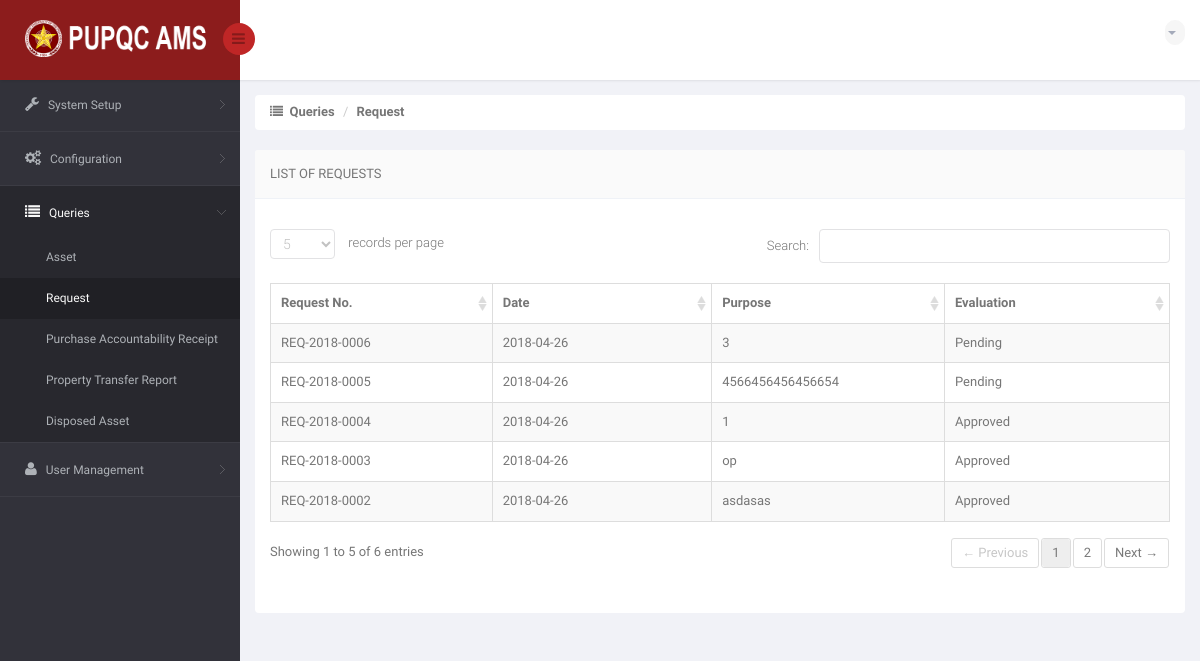
The page /DIR/Administrator/ADRequest.php (signed in) on the database as committed earlier.
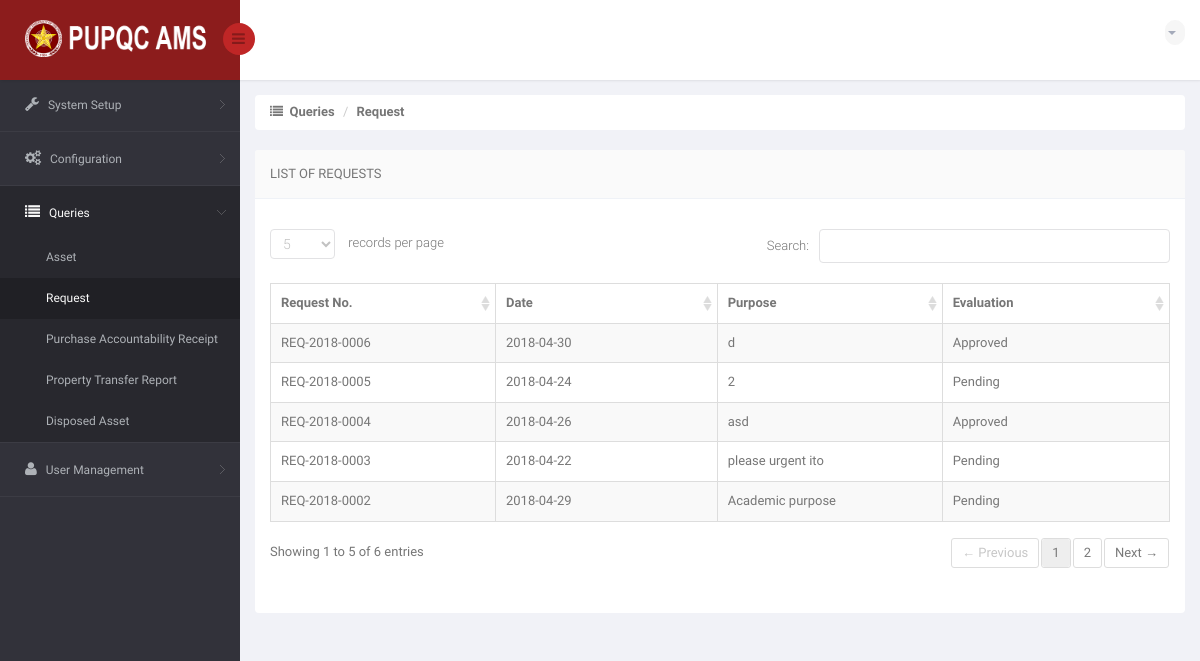
The same page on the database as committed later.
### tables this page shows
CREATE TABLE `ams_t_user_request_summary` (
  `URS_ID` int(11) NOT NULL,
  `URS_NO` varchar(15) NOT NULL,
  `URS_REQUEST_DATE` date NOT NULL,
  `URS_PURPOSE` varchar(350) NOT NULL,
  `URS_STATUS_TO_PO` varchar(25) NOT NULL DEFAULT 'Pending',
  `URS_APPROVED_DATE` date DEFAULT NULL,
  `URS_REJECT_DATE` date DEFAULT NULL,
  `URS_REMARKS` varchar(350) DEFAULT NULL,
  `URS_URGENT_DATE` date NOT NULL,
  `URS_URGENT_TYPE` varchar(25) NOT NULL,
  `URS_VIEW_BY_USER` int(11) NOT NULL DEFAULT '0',
  `URS_VIEW_BY_PO` int(11) NOT NULL DEFAULT '0',
  `URS_VIEW_BY_USER_MAIN` int(11) NOT NULL DEFAULT '0',
  `URS_VIEW_CLICKED` int(11) NOT NULL DEFAULT '0',
  `URS_VIEW_BY_PO_URGENT` int(11) NOT NULL DEFAULT '0',
  `URS_VIEW_CLICKED_URGENT` int(11) NOT NULL DEFAULT '0'
);

### DIR/Administrator/ADRequest.php (the view, shortened to what this page needs)
<!DOCTYPE html>
<html lang="en">
<head>
    <link href="../../bs3/css/bootstrap.min.css" rel="stylesheet">
    <link href="../../css/bootstrap-reset.css" rel="stylesheet">
    <link href="../../font-awesome/css/font-awesome.css" rel="stylesheet" />
    <link href="../../js/advanced-datatable/css/demo_page.css" rel="stylesheet" />
    <link href="../../js/advanced-datatable/css/demo_table.css" rel="stylesheet" />
    <link rel="stylesheet" href="../../js/data-tables/DT_bootstrap.css" />
    <link href="../../css/style.css" rel="stylesheet">
    <link href="../../css/style-responsive.css" rel="stylesheet" />
    <link href="../../js/iCheck/skins/minimal/minimal.css" rel="stylesheet">
    <link href="../../js/iCheck/skins/minimal/red.css" rel="stylesheet">
    <link href="../../js/iCheck/skins/minimal/green.css" rel="stylesheet">
    <link href="../../js/iCheck/skins/minimal/blue.css" rel="stylesheet">
    <link href="../../js/iCheck/skins/minimal/yellow.css" rel="stylesheet">
    <link href="../../js/iCheck/skins/minimal/purple.css" rel="stylesheet">
    <link href="../../js/iCheck/skins/square/square.css" rel="stylesheet">
    <link href="../../js/iCheck/skins/square/red.css" rel="stylesheet">
    <link href="../../js/iCheck/skins/square/green.css" rel="stylesheet">
    <link href="../../js/iCheck/skins/square/blue.css" rel="stylesheet">
    <link href="../../js/iCheck/skins/square/yellow.css" rel="stylesheet">
    <link href="../../js/iCheck/skins/square/purple.css" rel="stylesheet">
    <link href="../../js/iCheck/skins/flat/grey.css" rel="stylesheet">
    <link href="../../js/iCheck/skins/flat/red.css" rel="stylesheet">
    <link href="../../js/iCheck/skins/flat/green.css" rel="stylesheet">
    <link href="../../js/iCheck/skins/flat/blue.css" rel="stylesheet">
    <link href="../../js/iCheck/skins/flat/yellow.css" rel="stylesheet">
    <link href="../../js/iCheck/skins/flat/purple.css" rel="stylesheet">
    <link rel="stylesheet" type="text/css" href="../../js/select2/select2.css" />
    <link rel="stylesheet" type="text/css" href="../../js/bootstrap-daterangepicker/daterangepicker-bs3.css" />
    <link rel="stylesheet" type="text/css" href="../../js/bootstrap-datetimepicker/css/datetimepicker.css" />
    <link rel="stylesheet" type="text/css" href="../../js/bootstrap-datepicker/css/datepicker.css" />
    <link href="../../js/plugins/sweetalert/sweetalert.css" type="text/css" rel="stylesheet" media="screen,projection">
</head>
<body>
<section id="container" >
<header class="header fixed-top clearfix">
<div class="brand">
    <a href="ADCampus.php" class="logo">
        <img src="../../images/pupqcnew.png" style="width: 193px; height: 37px;" alt="">
    </a>
    <div class="sidebar-toggle-box">
        <div class="fa fa-bars"></div>
    </div>
</div>
<div class="top-nav clearfix">
    <ul class="nav pull-right top-menu">
        <li class="dropdown">
            <a data-toggle="dropdown" class="dropdown-toggle" href="#">
                <?php
                    include('../Connection/db.php');
                  ?>
                <b class="caret"></b>
            </a>
        </li>
    </ul>
</div>
</header>
<aside>
    <div id="sidebar" class="nav-collapse">
        <div class="leftside-navigation">
            <ul class="sidebar-menu" id="nav-accordion">
                <li class="sub-menu">
                    <a href="javascript:;">
                        <i class="fa fa-wrench"></i>
                        <span>System Setup</span>
                    </a>
                </li>
                <li class="sub-menu">
                    <a href="javascript:;">
                        <i class="fa fa-gears"></i>
                        <span>Configuration</span>
                    </a>
                </li>
                <li class="sub-menu">
                    <a href="javascript:;" class="active">
                        <i class="fa fa-list"></i>
                        <span>Queries</span>
                    </a>
                    <ul class="sub">
                        <li><a href="ADQueryAsset.php">Asset</a></li>
                        <li class="active"><a href="ADRequest.php">Request</a></li>
                        <li><a href="ADPar.php">Purchase Accountability Receipt</a></li>
                        <li><a href="ADPtr.php">Property Transfer Report</a></li>
                        <li><a href="ADDispose.php">Disposed Asset</a></li>
                    </ul>
                </li>
                <li class="sub-menu">
                    <a href="javascript:;">
                        <i class="fa fa-user"></i>
                        <span>User Management</span>
                    </a>
                </li>
            </ul>
        </div>
    </div>
</aside>
    <section id="main-content">
        <section class="wrapper">
            <div class="row">
                <div class="col-md-12">
                    <ul class="breadcrumb">
                        <li><i class="fa fa-list"></i><strong> &nbsp;Queries</strong></li>
                        <li><strong>Request</strong></li>
                    </ul>
                </div>
            </div>
            <div class="row">
                <div class="col-sm-12">
                    <section class="panel">
                        <header class="panel-heading">
                            List of Requests
                        </header>
                        <div class="panel-body">
                            <div class="adv-table">
                                <table  class="display table table-bordered table-striped tblCampusData" id="dynamic-table">
                                    <thead>
                                        <tr>
                                            <th style="width: 250px">Request No.</th>
                                            <th style="width: 250px">Date</th>
                                            <th style="width: 250px">Purpose</th>
                                            <th style="width: 250px">Evaluation</th>
                                        </tr>
                                    </thead>
                                    <tbody>
                                    <?php
                                        $sql = "SELECT * FROM ams_t_user_request_summary";
                                        $result = mysqli_query($connection, $sql) or die("Bad Query: $sql");
                                        while($row = mysqli_fetch_assoc($result))
                                            {
                                              $no = $row['URS_NO'];
                                              $date = $row['URS_REQUEST_DATE'];
                                              $purp = $row['URS_PURPOSE'];
                                              $stat = $row['URS_STATUS_TO_PO'];
                                    ?>
                                        <tr class="gradeX"">
                                            <td> <?php echo $no; ?> </td>
                                            <td> <?php echo $date; ?> </td>
                                            <td> <?php echo $purp; ?> </td>
                                            <td> <?php echo $stat; ?> </td>
                                        </tr>
                                    <?php
                                        }
                                    ?>
                                    </tbody>
                                </table>
                            </div>
                        </div>
                    </section>
                </div>
            </div>
        </section>
    </section>
</section>
</body>
</html>

### js/advanced-datatable/css/demo_table.css (style rules this page uses)
table.display { margin: 0 auto; clear: both; width: 100%; }
table.display thead th { padding: 3px 18px 3px 10px; border-bottom: 1px solid black; font-weight: bold; cursor: pointer; * cursor: hand; }
table.display td { padding: 3px 10px; }
.sorting { background: url('../images/sort_both.png') no-repeat center right; }
table.display tr.odd.gradeX { background-color: #ffdddd; }
table.display tr.even.gradeX { background-color: #ffeeee; }
tr.odd { background-color: #F9F9F9; }
tr.even { background-color: white; }
table.display tr.gradeX { background-color: #ffdddd; }

Rows that differ between the two databases and show on the page:
changed ams_t_user_request_summary: URS_REQUEST_DATE "2018-04-26" → "2018-04-29"; URS_PURPOSE "asdasas" → "Academic purpose"; URS_STATUS_TO_PO "Approved" → "Pending"
changed ams_t_user_request_summary: URS_REQUEST_DATE "2018-04-26" → "2018-04-22"; URS_PURPOSE "op" → "please urgent ito"; URS_STATUS_TO_PO "Approved" → "Pending"
changed ams_t_user_request_summary: URS_PURPOSE "1" → "asd"
changed ams_t_user_request_summary "REQ-2018-0005": URS_REQUEST_DATE "2018-04-26" → "2018-04-24"; URS_PURPOSE "4566456456456654" → "2"
changed ams_t_user_request_summary "REQ-2018-0006": URS_REQUEST_DATE "2018-04-26" → "2018-04-30"; URS_PURPOSE "3" → "d"; URS_STATUS_TO_PO "Pending" → "Approved"
